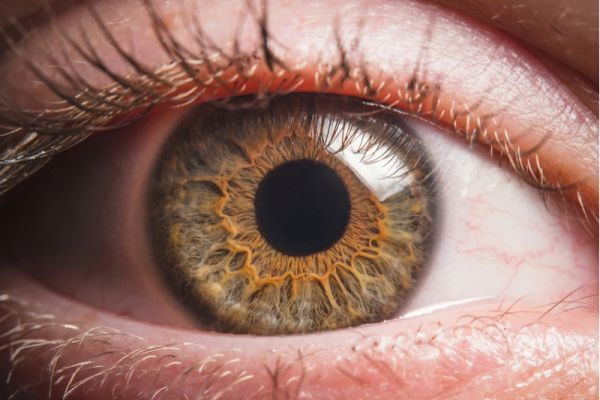
#> input picture trabalhos/02-hough/olho.jpg, 600 x 400 px
$ python iris_and_pupil_hough.py
#> lines starting #> are read from the running program, lines starting #| are printed output that depends on the picture; after the words box and inside, x2 and y2 are one past the last pixel; in counts of white or black regions, pixels touching at a corner belong together
import numpy as np
import cv2

nome = 'olho.jpg'
img1 = cv2.imread(nome)
#> img1 is the input picture: shape (400, 600, 3); mean B, G, R 103.2, 112.9, 150.8
img = cv2.imread(nome, 0)
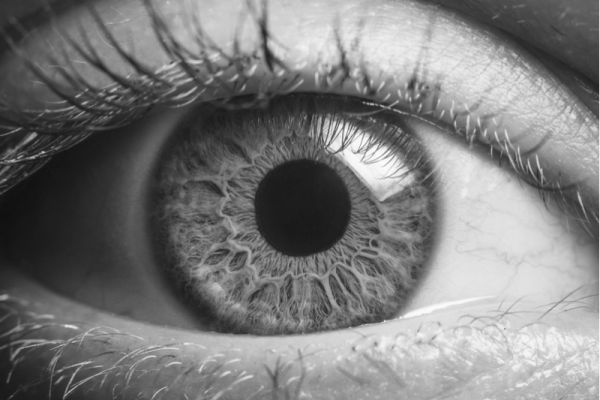
#> img: shape (400, 600); min 15, max 255, mean 123.1
img = cv2.medianBlur(img, 5)

circles = cv2.HoughCircles(img, cv2.HOUGH_GRADIENT, 1, 400,
                    param1=20, param2=20, minRadius=0, maxRadius=50)
#> circles = [[301.5, 207.5, 49.4]]

circles = np.uint16(np.around(circles))
#> circles = [[302, 208, 49]]

for i in circles[0,:]:
    cv2.circle(img1, (i[0], i[1]), i[2], (0,255,0), thickness=2)
#> this loop made 1 pass
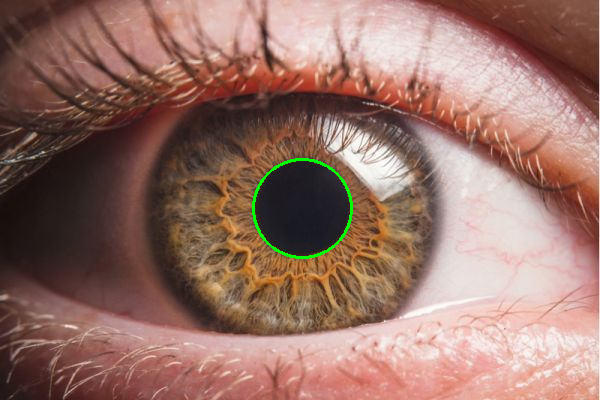
#> img1: shape (400, 600, 3); 0.38% of pixels changed, all inside (x1, y1, x2, y2) = (252, 158, 353, 259)

circles = cv2.HoughCircles(img, cv2.HOUGH_GRADIENT, 1, 200,
                    param1=30, param2=50, minRadius=100, maxRadius=160)
#> circles = [[294.5, 208.5, 148.4]]

circles = np.uint16(np.around(circles))
#> circles = [[294, 208, 148]]

for i in circles[0,:]:
    cv2.circle(img1, (i[0], i[1]), i[2], (0,255,0), thickness=2)
#> this loop made 1 pass
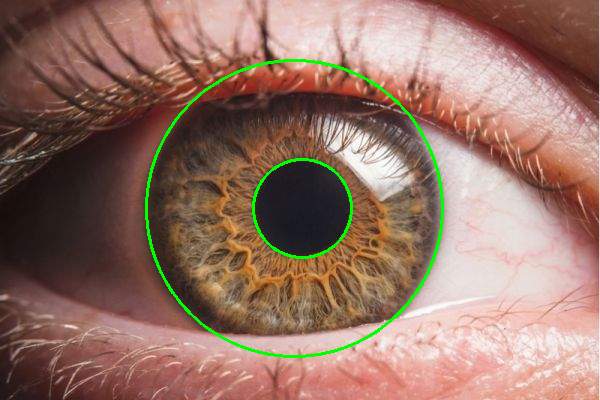
#> img1: shape (400, 600, 3); 1.16% of pixels changed, all inside (x1, y1, x2, y2) = (145, 59, 444, 358)

cv2.imshow('gray_img', img1)
cv2.waitKey(0)
